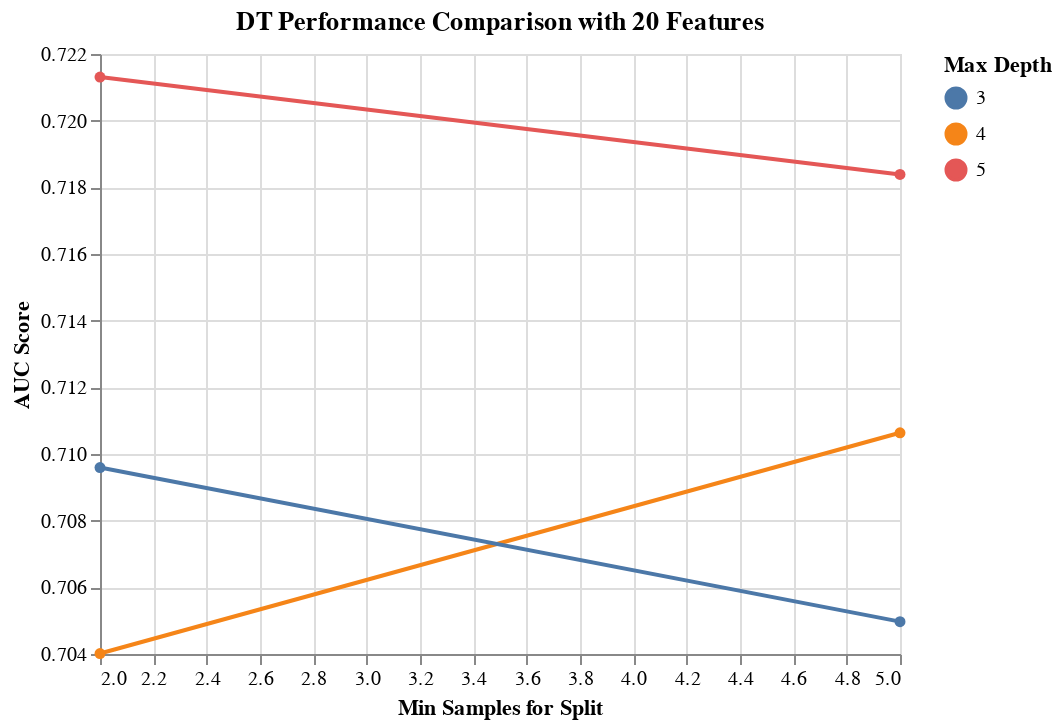

Notebook code for this chart:
### Markdown cell above
The best DT has a maximum depth of 5 and minimum split value of 5 samples with an AUC score of about 0.733. A visualization of the search results is given below for 10 features.

### Code cell
results_DT = get_search_results(gs_pipe_DT)

results_DT_10_features = results_DT[results_DT['rfi_fs__n_features_'] == 20.0]

alt.Chart(results_DT_10_features, 
          title='DT Performance Comparison with 20 Features'
         ).mark_line(point=True).encode(
    alt.X('dt__min_samples_split', title='Min Samples for Split'),
    alt.Y('mean_score', title='AUC Score', scale=alt.Scale(zero=False)),
    alt.Color('dt__max_depth:N', title='Max Depth')
)

### Figure 1 — Vega-Lite specification as saved in the notebook (floating-point values rounded to 4 significant figures)
{"config": {"view": {"continuousWidth": 400, "continuousHeight": 300}}, "data": {"name": "data-67f7d7ae66850cc48a66424bbf11ff17"}, "mark": {"type": "line", "point": true}, "encoding": {"color": {"type": "nominal", "field": "dt__max_depth", "title": "Max Depth"}, "x": {"type": "quantitative", "field": "dt__min_samples_split", "title": "Min Samples for Split"}, "y": {"type": "quantitative", "field": "mean_score", "scale": {"zero": false}, "title": "AUC Score"}}, "title": "DT Performance Comparison with 20 Features", "$schema": "https://vega.github.io/schema/vega-lite/v4.0.2.json", "datasets": {"data-67f7d7ae66850cc48a66424bbf11ff17": [{"mean_score": 0.7213, "std_score": 0.02553, "max_score": 0.752, "min_score": 0.6751, "dt__max_depth": 5.0, "dt__min_samples_split": 2.0, "rfi_fs__n_features_": 20.0}, {"mean_score": 0.7184, "std_score": 0.01744, "max_score": 0.7505, "min_score": 0.7044, "dt__max_depth": 5.0, "dt__min_samples_split": 5.0, "rfi_fs__n_features_": 20.0}, {"mean_score": 0.7106, "std_score": 0.03978, "max_score": 0.757, "min_score": 0.6379, "dt__max_depth": 4.0, "dt__min_samples_split": 5.0, "rfi_fs__n_features_": 20.0}, {"mean_score": 0.7096, "std_score": 0.02449, "max_score": 0.7513, "min_score": 0.6756, "dt__max_depth": 3.0, "dt__min_samples_split": 2.0, "rfi_fs__n_features_": 20.0}, {"mean_score": 0.705, "std_score": 0.02514, "max_score": 0.7513, "min_score": 0.6759, "dt__max_depth": 3.0, "dt__min_samples_split": 5.0, "rfi_fs__n_features_": 20.0}, {"mean_score": 0.704, "std_score": 0.05013, "max_score": 0.7576, "min_score": 0.6102, "dt__max_depth": 4.0, "dt__min_samples_split": 2.0, "rfi_fs__n_features_": 20.0}]}}
